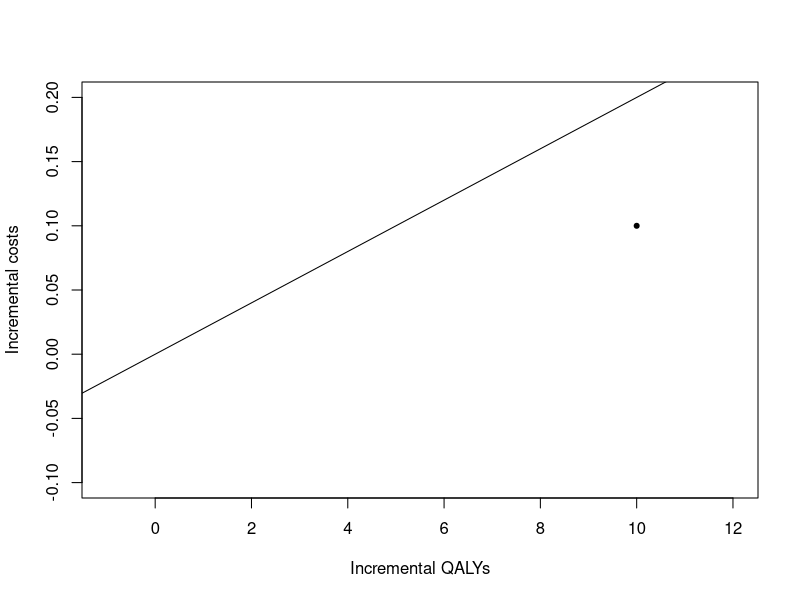

This chart was generated by the following R code:
## ---- chunk 1
knitr::opts_chunk$set(echo = TRUE)
## ---- chunk 2
plot(10, 0.1,
     xlab = "Incremental QALYs",
     ylab = "Incremental costs",
     xlim = c(-1, 12),
     ylim = c(-0.1, 0.2),
     pch = 20)
abline(a = 0, b = 0.02)
## ---- chunk 3

cat("```{r child = 'mychilddoc.Rmd'}\n ```")

